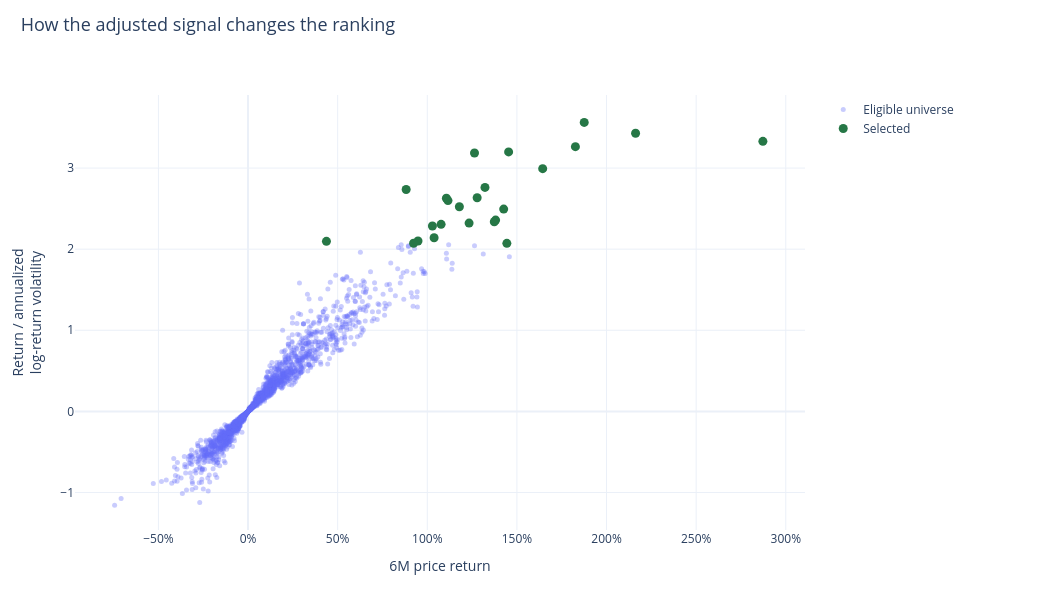

The notebook cell this image was saved under:
### Markdown cell above
## 2. Universe → ranking → actual portfolio

The example uses the latest monthly N=24 signal and exposes the ranking inputs and actual target weights.

### Code cell
research.snapshot()

### Figure 1 — Plotly figure (JSON) as saved in the notebook; plotly's stock layout.template omitted (floating-point values rounded to 4 significant figures; data arrays with more than 128 entries replaced by an {"elided": "..."} marker saying what was removed)
{"data": [{"marker": {"opacity": 0.35, "size": 5}, "mode": "markers", "name": "Eligible universe", "type": "scatter", "x": {"elided": "1768 float values"}, "y": {"elided": "1768 float values"}}, {"marker": {"color": "#267746", "size": 9}, "mode": "markers", "name": "Selected", "type": "scatter", "x": [1.876, 2.162, 2.872, 1.826, 1.454, 1.263, 1.644, 1.322, 0.8821, 1.278, 1.107, 1.115, 1.179, 1.426, 1.381, 1.374, 1.233, 1.077, 1.029, 1.038, 0.9482, 0.4374, 0.9235, 1.444], "y": [3.563, 3.43, 3.33, 3.264, 3.199, 3.186, 2.993, 2.761, 2.736, 2.634, 2.628, 2.599, 2.524, 2.494, 2.359, 2.339, 2.322, 2.306, 2.286, 2.14, 2.101, 2.097, 2.074, 2.072]}], "layout": {"height": 610, "hovermode": "x unified", "legend": {"font": {"size": 12}, "itemclick": "toggle", "itemdoubleclick": "toggleothers", "x": 1.025, "y": 1}, "margin": {"b": 80, "l": 75, "r": 235, "t": 95}, "title": {"font": {"size": 18}, "text": "How the adjusted signal changes the ranking", "x": 0.02, "y": 0.97}, "width": 1040, "xaxis": {"tickformat": ".0%", "title": {"text": "6M price return"}}, "yaxis": {"title": {"text": "Return / annualized<br>log-return volatility"}}}}
